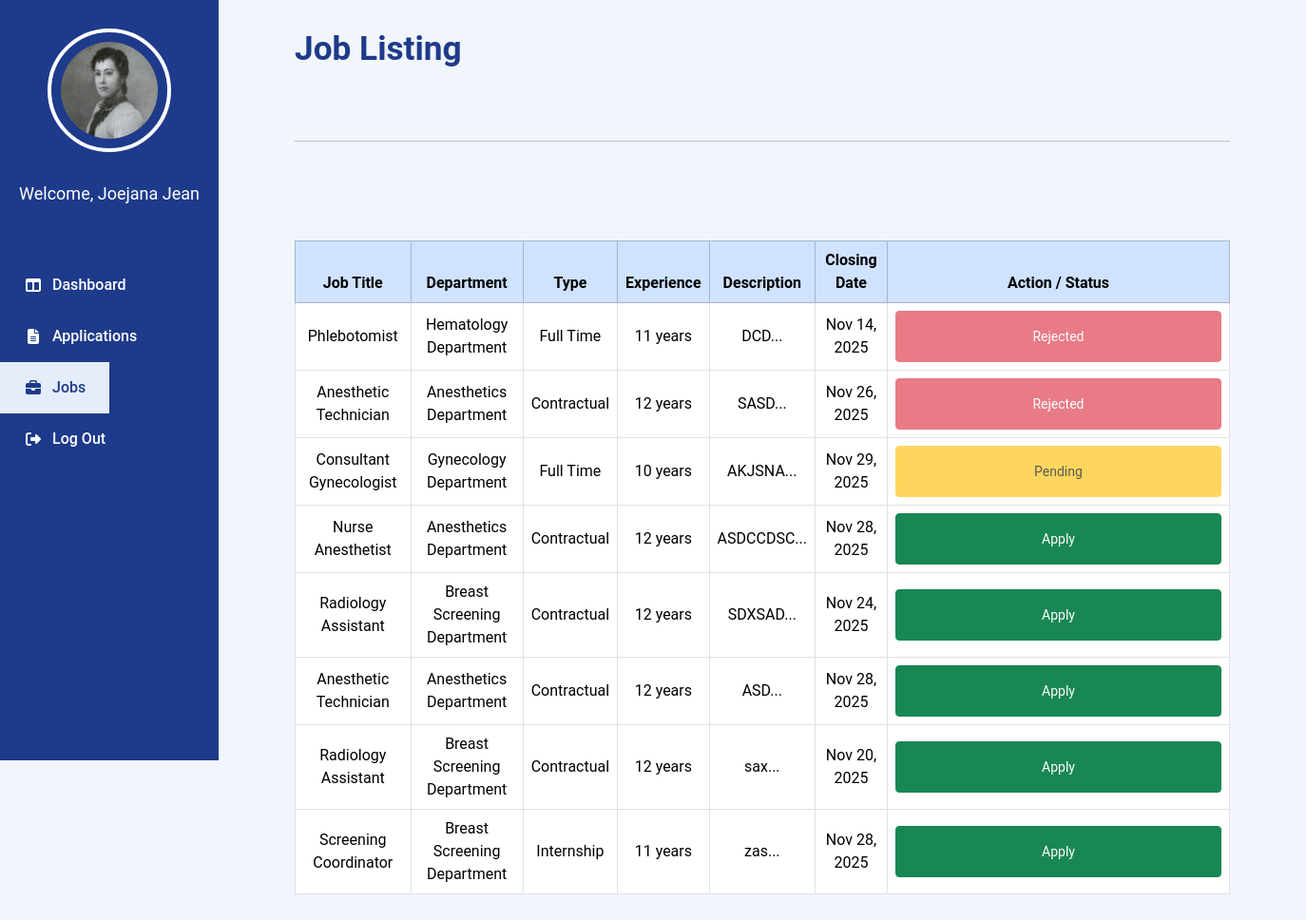
Before: /Applicant_Jobs.php (signed in) with the older database file.
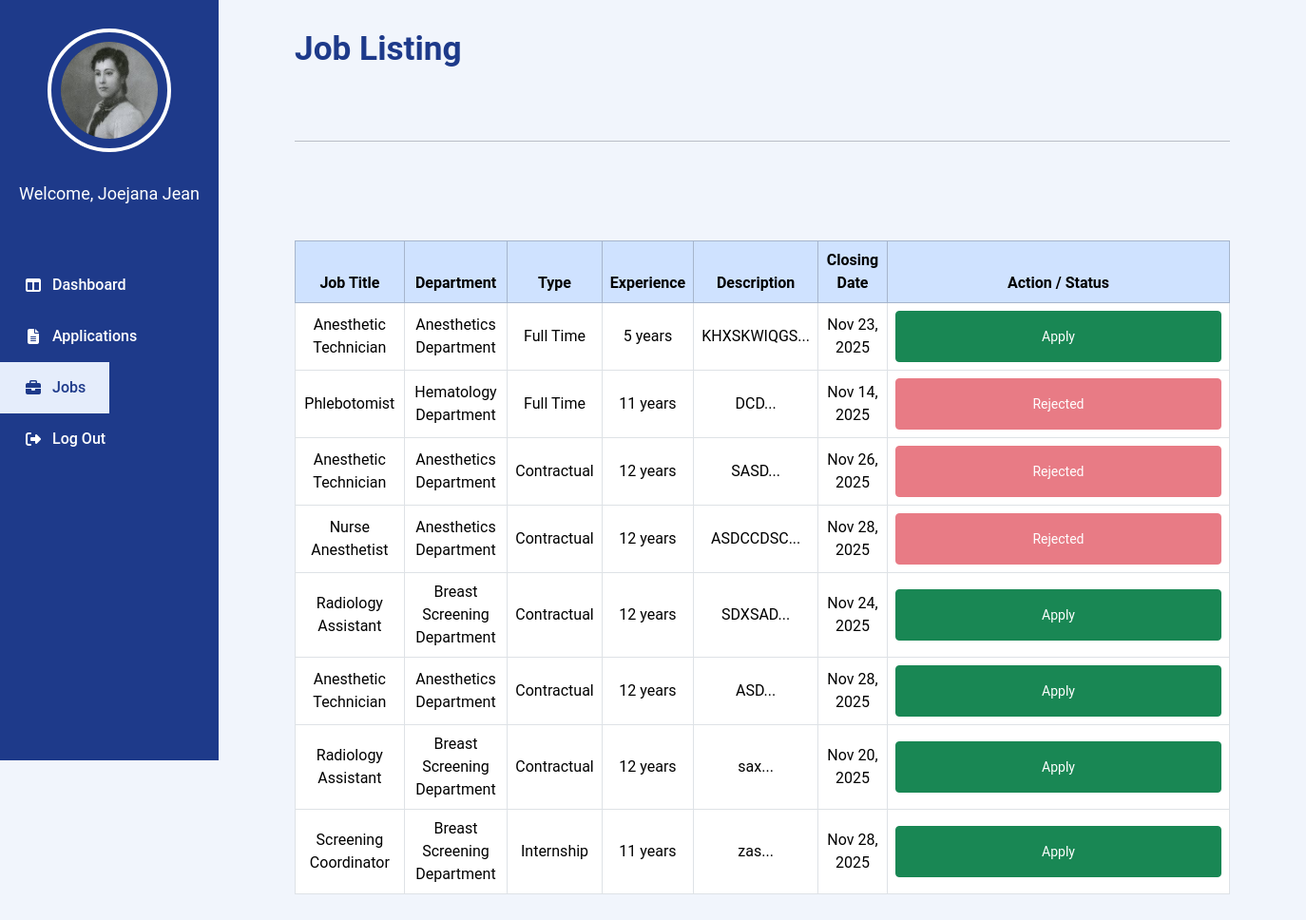
After: the same page with the newer database file.
### tables this page shows
CREATE TABLE `applicant` (
  `applicantID` varchar(100) NOT NULL,
  `fullName` varchar(150) NOT NULL,
  `position_applied` varchar(100) NOT NULL,
  `department` varchar(150) NOT NULL,
  `type_name` varchar(50) DEFAULT NULL,
  `date_applied` date NOT NULL,
  `contact_number` varchar(20) NOT NULL,
  `email_address` varchar(100) NOT NULL,
  `home_address` varchar(255) NOT NULL,
  `job_title` varchar(100) DEFAULT NULL,
  `company_name` varchar(150) NOT NULL,
  `date_started` date NOT NULL,
  `years_experience` int(11) DEFAULT NULL,
  `in_role` varchar(5) NOT NULL,
  `university` varchar(150) NOT NULL,
  `course` varchar(100) NOT NULL,
  `year_graduated` year(4) DEFAULT NULL,
  `skills` text NOT NULL,
  `summary` text NOT NULL,
  `status` varchar(20) NOT NULL,
  `hired_at` date DEFAULT NULL,
  `profile_pic` varchar(255) DEFAULT NULL
);

CREATE TABLE `job_posting` (
  `jobID` int(11) NOT NULL,
  `job_title` varchar(150) NOT NULL,
  `job_description` text NOT NULL,
  `department` int(11) NOT NULL,
  `qualification` varchar(255) DEFAULT NULL,
  `educational_level` varchar(100) DEFAULT NULL,
  `skills` text DEFAULT NULL,
  `expected_salary` varchar(50) DEFAULT NULL,
  `experience_years` int(11) DEFAULT NULL,
  `employment_type` int(11) DEFAULT NULL,
  `location` varchar(100) DEFAULT NULL,
  `vacancies` int(11) DEFAULT NULL,
  `date_posted` date DEFAULT NULL,
  `closing_date` date DEFAULT NULL
);

### Applicant_Jobs.php (the view, shortened to what this page needs)
<?php
require 'admin/db.connect.php';
$applicantID = $_SESSION['applicant_employee_id'] ?? null;
$stmt = $conn->prepare("SELECT fullName, profile_pic FROM applicant WHERE applicantID = ?");
$stmt->bind_param("s", $applicantID);
$stmt->execute();
$result = $stmt->get_result();
if ($result->num_rows > 0) {
    $row = $result->fetch_assoc();
    $applicantname = $row['fullName'];
    $profile_picture = !empty($row['profile_pic'])
        ? "uploads/applicants/" . $row['profile_pic']
        : "uploads/employees/default.png";
} else {
    $applicantname = "Applicant";
    $profile_picture = "uploads/employees/default.png";
}
$search = trim($_GET['q'] ?? '');
$job_sql_base = "
  SELECT jp.jobID, jp.job_title, jp.job_description,
         COALESCE(d.deptName,'') AS department_name,
         jp.educational_level, jp.experience_years,
         COALESCE(et.typeName,'') AS employment_type
  FROM job_posting jp
  LEFT JOIN department d ON jp.department = d.deptID
  LEFT JOIN employment_type et ON jp.employment_type = et.emtypeID
";
if ($search !== '') {
  $job_sql = $job_sql_base . " WHERE (jp.job_title LIKE ? OR jp.job_description LIKE ? OR d.deptName LIKE ?) ORDER BY jp.date_posted DESC";
  $job_stmt = $conn->prepare($job_sql);
  $like = "%{$search}%";
  $job_stmt->bind_param('sss', $like, $like, $like);
} else {
  $job_sql = $job_sql_base . " ORDER BY jp.date_posted DESC";
  $job_stmt = $conn->prepare($job_sql);
}
if ($job_stmt) {
  $job_stmt->execute();
}
$applications = [];
if (!empty($applicantID)) {
  $app_q = $conn->prepare("SELECT jobID, status FROM applications WHERE applicantID = ?");
  $app_q->bind_param('s', $applicantID);
  $app_q->execute();
  $ares = $app_q->get_result();
  while ($ar = $ares->fetch_assoc()) {
    $applications[$ar['jobID']] = $ar['status'];
  }
}
$rejected_jobs = [];
$rej_q = $conn->prepare("SELECT jobID FROM rejected_applications WHERE applicantID = ?");
$rej_q->bind_param('s', $applicantID);
$rej_q->execute();
$rres = $rej_q->get_result();
while ($r = $rres->fetch_assoc()) {
  $rejected_jobs[$r['jobID']] = 'Rejected';
}
$all_statuses = $applications + $rejected_jobs;
$search = trim($_GET['q'] ?? '');
$job_sql_base = "
  SELECT jp.jobID, jp.job_title, jp.job_description,
         COALESCE(d.deptName,'') AS department_name,
         jp.educational_level, jp.experience_years,
         COALESCE(et.typeName,'') AS employment_type,
         jp.closing_date
  FROM job_posting jp
  LEFT JOIN department d ON jp.department = d.deptID
  LEFT JOIN employment_type et ON jp.employment_type = et.emtypeID
";
if ($search !== '') {
    $job_sql = $job_sql_base . " WHERE (jp.job_title LIKE ? OR jp.job_description LIKE ? OR d.deptName LIKE ?) ORDER BY jp.date_posted DESC";
    $job_stmt = $conn->prepare($job_sql);
    $like = "%{$search}%";
    $job_stmt->bind_param('sss', $like, $like, $like);
} else {
    $job_sql = $job_sql_base . " ORDER BY jp.date_posted DESC";
    $job_stmt = $conn->prepare($job_sql);
}
$jobs = [];
if ($job_stmt) {
    $job_stmt->execute();
    $jobs = $job_stmt->get_result()->fetch_all(MYSQLI_ASSOC);
}
?>
<!DOCTYPE html>
<html lang="en">
<head>
  <link rel="stylesheet" href="applicant.css">
  <link href="https://cdn.jsdelivr.net/npm/bootstrap@5.3.8/dist/css/bootstrap.min.css" rel="stylesheet">
  <link rel="stylesheet" href="https://cdnjs.cloudflare.com/ajax/libs/font-awesome/6.5.0/css/all.min.css">
</head>
<body>
  <div class="sidebar">
    <a href="Applicant_Profile.php" class="profile">
    <img src="<?php echo !empty($profile_picture) ? htmlspecialchars($profile_picture) : 'uploads/employees/default.png'; ?>"
     alt="Profile" class="sidebar-profile-img">
    </a>
    <div class="sidebar-name">
      <p><?= "Welcome, $applicantname" ?></p>
    </div>
    <ul class="nav">
      <li><a href="Applicant_Dashboard.php"><i class="fa-solid fa-table-columns"></i>Dashboard</a></li>
      <li><a href="Applicant_Application.php"><i class="fa-solid fa-file-lines"></i>Applications</a></li>
      <li class="active"><a href="Applicant_Jobs.php"><i class="fa-solid fa-briefcase"></i>Jobs</a></li>
      <li><a href="Login.php"><i class="fa-solid fa-right-from-bracket"></i>Log Out</a></li>
    </ul>
  </div>
  <div class="main-content">
    <h1>Job Listing</h1>
    <hr>
    <div class="table-responsive mt-5">
      <table class="table table-bordered table-hover align-middle text-center">
        <thead class="table-primary">
          <tr>
            <th>Job Title</th>
            <th>Department</th>
            <th>Type</th>
            <th>Experience</th>
            <th>Description</th>
            <th>Closing Date</th>
            <th>Action / Status</th>
          </tr>
        </thead>
        <tbody>
          <?php foreach ($jobs as $job):
            $jid = (int) $job['jobID'];
            $status = $all_statuses[$jid] ?? null; ?>
            <tr>
              <td><?= htmlspecialchars($job['job_title']) ?></td>
              <td><?= htmlspecialchars($job['department_name']) ?></td>
              <td><?= htmlspecialchars($job['employment_type']) ?></td>
              <td><?= (int) $job['experience_years'] ?> years</td>
              <td><?= htmlspecialchars(substr($job['job_description'], 0, 80)) ?>...</td>
              <td><?= !empty($job['closing_date']) ? date('M d, Y', strtotime($job['closing_date'])) : 'N/A' ?></td>
              <td>
                <?php if ($status): ?>
                  <?php if ($status === 'Rejected'): ?>
                    <button class="btn btn-danger btn-sm" disabled>Rejected</button>
                  <?php elseif ($status === 'Pending'): ?>
                    <button class="btn btn-warning btn-sm" disabled>Pending</button>
                  <?php else: ?>
                    <button class="btn btn-info btn-sm" disabled><?= htmlspecialchars($status) ?></button>
                  <?php endif; ?>
                <?php else: ?>
                  <button class="btn btn-success btn-sm apply-btn" data-jobid="<?= $jid ?>">Apply</button>
                <?php endif; ?>
              </td>
            </tr>
          <?php endforeach; ?>
        </tbody>
      </table>
    </div>
  </div>
</body>
</html>

### applicant.css (style rules this page uses)
* { margin: 0; padding: 0; box-sizing: border-box; }
img { height: 75px; width: 75px; padding: 10px; border-radius: 50%; }
.main-content { display: flex; justify-content: center; }
.sidebar-profile-img { width: 130px; height: 130px; border-radius: 50%; object-fit: cover; border: 4px solid #ffffff; margin-bottom: 20px; transition: transform 0.3s ease; }
button { font-family: "Roboto", sans-serif; background-color: #2563EB; border: none; border-radius: 20px; width: 343px; height: 54px; color: #CEE3F5; font-size: 16px; margin: 20px 10px; cursor: pointer; transition: 0.3s; }
.main-content, .login-button, .forgot-password, .show-password { display: flex; justify-content: center; }
.sidebar { width: 230px; background-color: #1E3A8A; height: 100vh; display: flex; flex-direction: column; align-items: center; padding-top: 30px; position: fixed; left: 0; top: 0; }
.nav { list-style: none; width: 100%; }
.nav li { color: #ffffff; padding: 15px 25px; display: flex; align-items: center; gap: 10px; font-weight: 500; cursor: pointer; transition: all 0.3s ease; }
.nav li:hover, .nav li.active { background-color: #e5edfb; color: #1E3A8A; }
.nav i { width: 20px; text-align: center; }
.nav a { text-decoration: none; color: inherit; display: flex; align-items: center; gap: 10px; width: 100%; }
.nav li.active a { color: #1E3A8A; }

### Applicant_Jobs.php (style rules this page uses)
body { font-family: 'Poppins', 'Roboto', sans-serif; margin: 0; display: flex; background-color: #f1f5fc; color: #111827; }
.main-content { flex: 1; padding: 30px 80px; display: flex; flex-direction: column; gap: 40px; margin-left: 230px; }
.main-content h1 { color: #1E3A8A; font-weight: 700; font-size: 2.2rem; margin-bottom: 20px; }
.sidebar-profile-img { width: 130px; height: 130px; border-radius: 50%; object-fit: cover; margin-bottom: 20px; transition: transform 0.3s ease; }
.sidebar-name { display: flex; justify-content: center; align-items: center; text-align: center; color: white; padding: 10px; margin-bottom: 30px; font-size: 18px; flex-direction: column; }

Changed rows visible on the page:
removed job_posting: job_title "Consultant Gynecologist", department_name "Gynecology Department", employment_type "Full Time", experience_years "10", job_description "AKJSNA", closing_date "Nov 29, 2025", shows "Pending"
added job_posting: job_title "Anesthetic Technician", department_name "Anesthetics Department", employment_type "Full Time", experience_years "5", job_description "KHXSKWIQGS", closing_date "Nov 23, 2025"
computed for job_posting "Nurse Anesthetist": text "Apply" → "Rejected"
